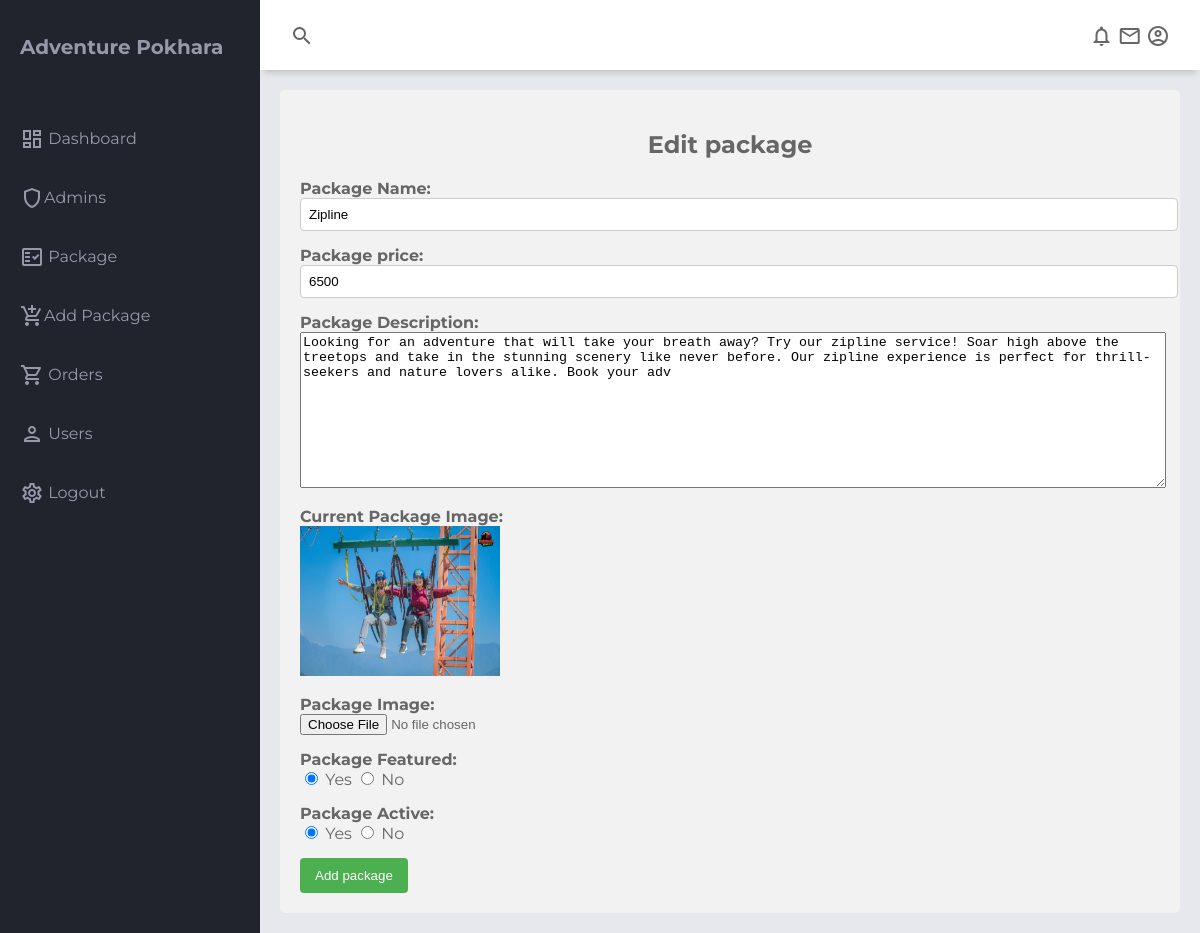
/backend/edit-package.php?activity_id=11 (signed in), run on the app's committed database.
### tables this page shows
CREATE TABLE `activities` (
  `activity_id` int(11) NOT NULL,
  `image` varchar(255) NOT NULL,
  `activity_name` varchar(100) NOT NULL,
  `activity_detail` varchar(255) DEFAULT NULL,
  `activity_top` varchar(10) DEFAULT NULL,
  `price` varchar(255) DEFAULT NULL,
  `activity_active` varchar(1000) DEFAULT NULL
);

### backend/edit-package.php (the view, shortened to what this page needs)
<?php include "nav.php" ?>
<main class="main-container">
<div class="container">
        <h2>Edit package</h2>
        <?php
           if(isset($_GET['activity_id'])){
            $activity_id = $_GET['activity_id'];
            $sql = "SELECT * FROM activities WHERE activity_id=$activity_id";
            $res = mysqli_query($conn, $sql);
            $count = mysqli_num_rows($res);
            if($count==1){
                $rows = mysqli_fetch_assoc($res);                $activity_name = $rows['activity_name'];
                $current_image = $rows['image'];
                $activity_detail = $rows['activity_detail'];
                $price= $rows['price'];
                $featured = $rows['activity_top'];
                $active = $rows['activity_active'];
            }
            else{
                $_SESSION['no-category-found']="Package not found.";
                header('locaiton:'.siteurl.'backend/package.php');
            }
           }
           else{
            header('location:'.siteurl.'backend/package.php');
           }
        ?>
        <form method="post" action="" enctype="multipart/form-data">
            <div class="form-group">
                <label for="package_name">Package Name:
                <input type="text" name="package_name" id="package_name" value="<?php echo $activity_name?>" >
            </div>
            <div class="form-group">
                <label for="package_price">Package price:
                <input type="number" name="package_price" id="package_price" value="<?php echo $price?>" >
            </div>
            <div class="form-group">
                <label for="package_description">Package Description:</label>
                <textarea name="package_description" id="package_description" cols="200" rows="10" ><?php echo $activity_detail?></textarea>
            </div>
            <div class="form-group">
                <label for="package_image">Current Package Image:</label>
                    <?php
                     if($current_image !=""){
                        ?>
                        <img src="<?php echo siteurl;?>image/category/<?php echo $current_image;?>" width="200px" height="150px" alt="">
                        <?php
                     }
                    ?>
            </div>
            <div class="form-group">
                <label for="package_image">Package Image:</label>
                <input type="file" name="package_image" id="package_image" >
            </div>
            <div class="form-group">
                <label for="package_feature">Package Featured:</label>
                <input <?php if($featured=="Yes"){echo "checked";} ?> type="radio" name="featured" value="Yes"> Yes
<input <?php if($featured=="No"){echo "checked";} ?> type="radio" name="featured" value="No"> No
            </div>
            <div class="form-group">
                <label for="package_active">Package Active:</label>
                <input <?php if($active=="Yes"){echo"checked";} ?> type="radio" name="active" value="Yes"> Yes
                <input type="radio" name="active" value="No"> No
            </div>
            <input <?php if($active=="No"){echo"checked";} ?> type="submit" name="submit" value="Add package">
        </form>
    </div>
</main>
<?php include "footer.php" ?>

### style/admin.css (style rules this page uses)
body { margin: 0; padding: 0; box-sizing: border-box; background-color: #e6e8ed; color: #666666; font-family: "Montserrat", sans-serif; }
.main-container { grid-area: main; overflow-y: auto; padding: 20px 20px; }

### style/add.css (style rules this page uses)
.container { max-width: 100%; margin: 0 auto; padding: 20px; background-color: #f2f2f2; border-radius: 5px; }
h2 { text-align: center; margin-bottom: 20px; }
.form-group { margin-bottom: 15px; }
label { display: block; font-weight: bold; }
textarea { max-width: 100%; }
input[type="text"] { width: 100%; padding: 8px; border-radius: 4px; border: 1px solid #ccc; }
input[type="number"] { width: 100%; padding: 8px; border-radius: 4px; border: 1px solid #ccc; }
input[type="submit"] { background-color: #4CAF50; color: #fff; padding: 10px 15px; border: none; border-radius: 4px; cursor: pointer; }

### data on the page
activities: package_name "Zipline", package_price "6500", package_description "Looking for an adventure that will take your breath away? Try our zipline service! Soar high above the treetops and take in the stunning scenery like never before. Our zipline experience is perfect for thrill-seekers and nature lovers alike. Book your adv", image (picture), activity_top "☑", activity_active "☑", submit "Add package"
